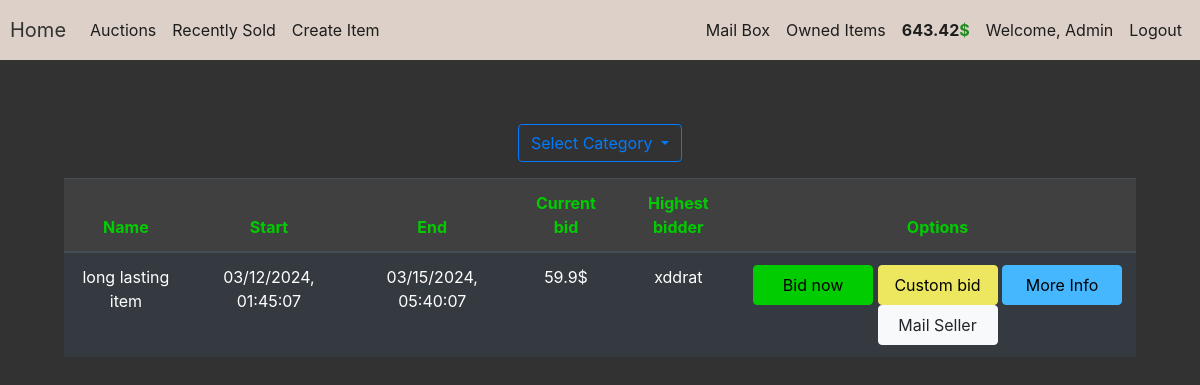
The page /auctions (signed in) on the database as committed earlier.
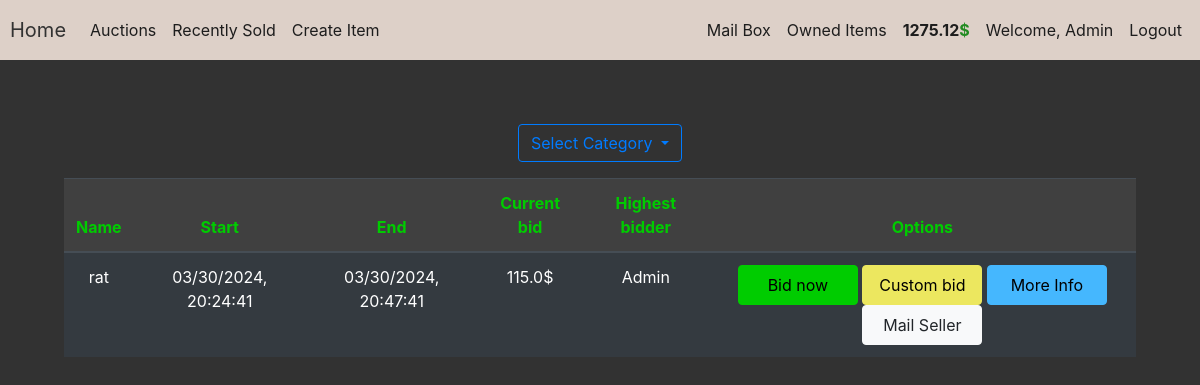
The same page on the database as committed later.
### auction/models.py (models this page shows, shortened)
class User(db.Model,UserMixin):
    id = db.Column(db.Integer(),primary_key=True)
    username = db.Column(db.String(length=50),unique=True,nullable=False)
    email_address = db.Column(db.String(length=255),nullable=False,unique=True)
    password_hash = db.Column(db.String(length=60),nullable=False)
    budget = db.Column(db.Integer(),nullable=False,default=1000)
    phone_number = db.Column(db.String(length=255),nullable=False)
    items = db.relationship('Item',backref='owned_user',lazy=True)
    @property
    def password(self):
        return self.password
    def show_budget(self):
        return round(self.budget,2)

class Item(db.Model):
    id = db.Column(db.Integer(),primary_key=True)
    name = db.Column(db.String(length=30),nullable=False,unique=True)
    description = db.Column(db.String(length=1024),nullable=False)
    start = db.Column(db.String(length=30),nullable=False)
    end = db.Column(db.String(length=30), nullable=False)
    current_bid = db.Column(db.Float,nullable=False)
    category = db.Column(db.String(),nullable=False)
    step = db.Column(db.Float,nullable=False)
    seller_id = db.Column(db.Integer())
    bidder_id = db.Column(db.Integer())
    owner = db.Column(db.Integer(),db.ForeignKey('user.id'))
    image = db.Column(db.String(length=255))
    sold = db.Column(db.String(length=10))
    def minimum_next_bid(self):
        return round(self.current_bid * self.step,2)

### auction/routes.py (the view, shortened to what this page needs)
@app.route('/auctions',methods=['GET','POST'])
@login_required
def auction_page():
    bid_form = BidForm()
    custom_bid_form = CustomBidForm()
    if request.method == 'GET':
        items = Item.query.filter_by(owner=None)
        return render_template('auctions.html',items=items,bid_form=bid_form,custom_bid_form=custom_bid_form)

### auction/models.py (called while the page is built)
@login_manager.user_loader
def load_user(user_id):
    return User.query.get(int(user_id))

### auction/templates/auctions.html (shortened to what this page needs)
{% extends 'base.html' %}
{% block content %}
<div class="position-relative overflow-hidden p-3 p-md-5 m-md-3 text-center">
    <div class="btn-group mb-3">
        <button type="button" class="btn btn-outline-primary dropdown-toggle" data-toggle="dropdown" aria-haspopup="true" aria-expanded="false">
            Select Category
        </button>
    </div>
    <table id="tasks-table" class="table table-hover table-dark">
        <thead class="table_head">
            <tr>
                <th scope="col">Name</th>
                <th scope="col">Start</th>
                <th scope="col">End</th>
                <th scope="col">Current bid</th>
                <th scope="col">Highest bidder</th>
                <th scope="col">Options</th>
            </tr>
        </thead>
        <tbody>
            {% for item in items %}
                <tr>
                    <td>{{ item.name[:-6] }}</td>
                    <td>{{ item.start }}</td>
                    <td>{{ item.end }}</td>
                    <td>{{ item.current_bid }}$</td>
                    <td>{{ item.bidder_id }}</td>
                    <td>
                        <button class="btn btn-outline btn-success" data-toggle="modal"  data-target="#Modal-BidConfirm-{{ item.id }}">Bid now</button>
                        <button class="btn btn-outline btn-warning" data-toggle="modal" data-target="#Modal-CustomBidConfirm-{{ item.id }}">Custom bid</button>
                        <button class="btn btn-outline btn-info" data-toggle="modal" data-target="#Modal-MoreInfo-{{ item.id }}">More Info</button>
                        <button class="btn btn-outline btn-light" data-toggle="modal" data-target="#Modal-MailSeller-{{ item.id }}">Mail Seller</button>
                    </td>
                </tr>
            {% endfor %}
        </tbody>
    </table>
</div>
{% endblock %}

### auction/templates/base.html (shortened to what this page needs)
<!doctype html>
<html lang="en">
   <head>
      <link rel="stylesheet" href="https://cdn.jsdelivr.net/npm/bootstrap@4.5.3/dist/css/bootstrap.min.css">
      <link rel="stylesheet" href="{{ url_for('static', filename='style.css') }}">
   </head>
   <body>
      <nav class="navbar navbar-expand-md navbar-dark bg-dark">
         <a class="navbar-brand" href="{{ url_for('home_page') }}">Home</a>
         <div class="collapse navbar-collapse" id="navbarNav">
            <ul class="navbar-nav mr-auto">
               <li class="nav-item active">
                  <a class="nav-link nav-link-button" href="{{ url_for('auction_page') }}">Auctions <span class="sr-only">(current)</span></a>
               </li>
               {% if current_user.is_authenticated %}
               <li class="nav-item">
                  <a class="nav-link nav-link-button" href="{{ url_for('recently_sold_items') }}">Recently Sold</a>
               </li>
               <li class="nav-item">
                  <a class="nav-link nav-link-button" href="{{ url_for('create_page') }}">Create Item</a>
               </li>
               {% endif %}
            </ul>
            {% if current_user.is_authenticated %}
            <ul class="navbar-nav">
               <li class="nav-item">
                  <a class="nav-link nav-link-button" href="{{ url_for('mail_box') }}">Mail Box</a>
               </li>
               <li class="nav-item">
                  <a class="nav-link nav-link-button" href="{{ url_for('owned_items_page') }}">Owned Items</a>
               </li>
               <li class="nav-item">
                  <a class="nav-link money">
                     {{ current_user.show_budget() }}<span class="dollar-sign">$</span>
                  </a>
               </li>
               <li class="nav-item">
                  <a class="nav-link">Welcome, {{ current_user.username }}</a>
               </li>
               <li class="nav-item">
                  <a class="nav-link nav-link-button" href="{{ url_for('logout_page') }}">Logout</a>
               </li>
            </ul>
            {% endif %}
         </div>
      </nav>
      {% block content %}
      {% endblock %}
   </body>
</html>

Rows that differ between the two databases and show on the page:
no longer on this page (row edited): Item: name "long lasting item", start "03/12/2024, 01:45:07", end "03/15/2024, 05:40:07", current_bid "59.9", bidder_id "xddrat"
changed User "Admin": show_budget "643.42" → "1275.12"
added Item: name "rat", start "03/30/2024, 20:24:41", end "03/30/2024, 20:47:41", current_bid "115.0", bidder_id "Admin"
